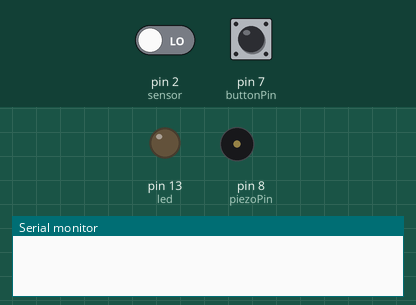
The sketch below on a simulated Arduino Uno, built with avr-gcc and run on an emulated ATmega328P. On the bench: output pins drawn as LEDs (lit = HIGH), buzzer (waves = sounding), the last lines printed to the serial monitor. The inputs (shaded band) are chosen by the test bench; at power-on: pin 2 (sensor) LOW, pin 7 (buttonPin) HIGH.

Above: at 1.6 s.
1.7 s: pin 2 (sensor) driven HIGH
At 2.3 s:
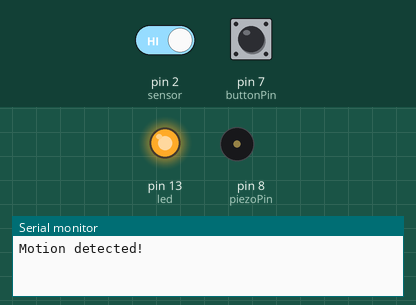
3.5 s: pin 7 (buttonPin) pulled LOW for 0.5 s
At 4.3 s:
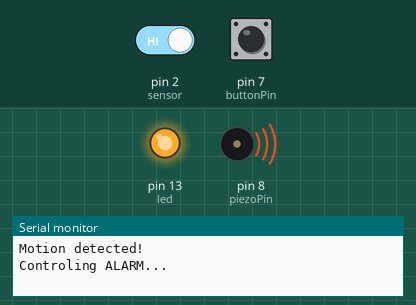
Timing chart, 0 to 6.5 s (numbered marks = the images above; inputs shaded):
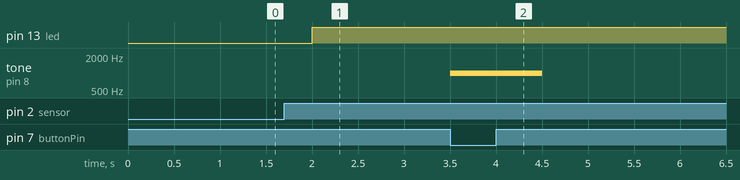

Measured:
- after the input at 1.7 s, pin 13 (led): LOW → HIGH after 0.30 s
- after the input at 3.5 s, tone on pin 8 (piezoPin): silent → 1000 Hz at once, → silent 1.0 s later

The sketch:

main.ino
```cpp
//Specify digital pin on the Arduino that the positive lead of piezo buzzer is attached.
int piezoPin = 8;
int buttonPin = 7;

int led = 13;                // the pin that the LED is atteched to
int sensor = 2;              // the pin that the sensor is atteched to
int state = LOW;             // by default, no motion detected
int val = 0;                 // variable to store the sensor status (value)
int buttonState = 0;
int flag=0;

/*
Get mode value from server
mode = 0: OFF alarm mode
mode = 1: ON alarm mode
*/
int mode = 0;

void setup() {
  pinMode(led, OUTPUT);      // initalize LED as an output
  pinMode(sensor, INPUT);    // initialize sensor as an input
  pinMode(buttonPin, INPUT_PULLUP);
  Serial.begin(9600);        // initialize serial
}

void loop() {
  val = digitalRead(sensor); // read sensor value

  //Read button state (pressed or not pressed?)
  buttonState = digitalRead(buttonPin);

  //If button pressed...
  if (buttonState == LOW) {
    //...ones, control LIGHT
    if ( flag == 1){
      Serial.println("Controling LIGHT...");
      flag=0; //change flag variable
    }
    //...twice, control ALARM
    else if ( flag == 0){
      Serial.println("Controling ALARM...");
      tone(piezoPin, 1000, 1000);
      val = LOW;
      delay(20000);
      flag=1; //change flag variable again
    }
  }

  if (flag == 0){
    controlLight(val); //Initial state is controling light
  }
  else {
    controlAlarm(val);  //Press the button to switch to Security Mode
  }
  delay(200); //Small delay
}

void controlAlarm(int val) {
  digitalWrite(led, LOW); // turn LED OFF
  if (val == HIGH) {
    /*Tone needs 2 arguments, but can take three
      1) Pin#
      2) Frequency - this is in hertz (cycles per second) which determines the pitch of the noise made
      3) Duration - how long teh tone plays
    */
    tone(piezoPin, 500, 200); //Alarming
    digitalWrite(led, HIGH); // turn LED ON

    if (state == LOW) {
      Serial.println("WARNING! Sending email...");
      Serial.flush();
      sendEmail();
      state = HIGH;       // update variable state to HIGH
    }
  }
  else{
    if (state == HIGH){
      Serial.println("Motion stopped!");
      //delay(5000);        //because the sensor is too sensitive
      state = LOW;       // update variable state to LOW
    }
  }
}

void sendEmail() {
  Serial.println(";");
}
void controlLight(int val) {
  if (val == HIGH) {          // check if the sensor is HIGH
    digitalWrite(led, HIGH);   // turn LED ON
    delay(100);                // delay 100 milliseconds

    if (state == LOW) {
      Serial.println("Motion detected!");
      state = HIGH;       // update variable state to HIGH
    }
  }
  else {
    digitalWrite(led, LOW); // turn LED OFF
    delay(200);             // delay 200 milliseconds

    if (state == HIGH){
      Serial.println("Motion stopped!");
      state = LOW;       // update variable state to LOW
    }
  }
}
```
